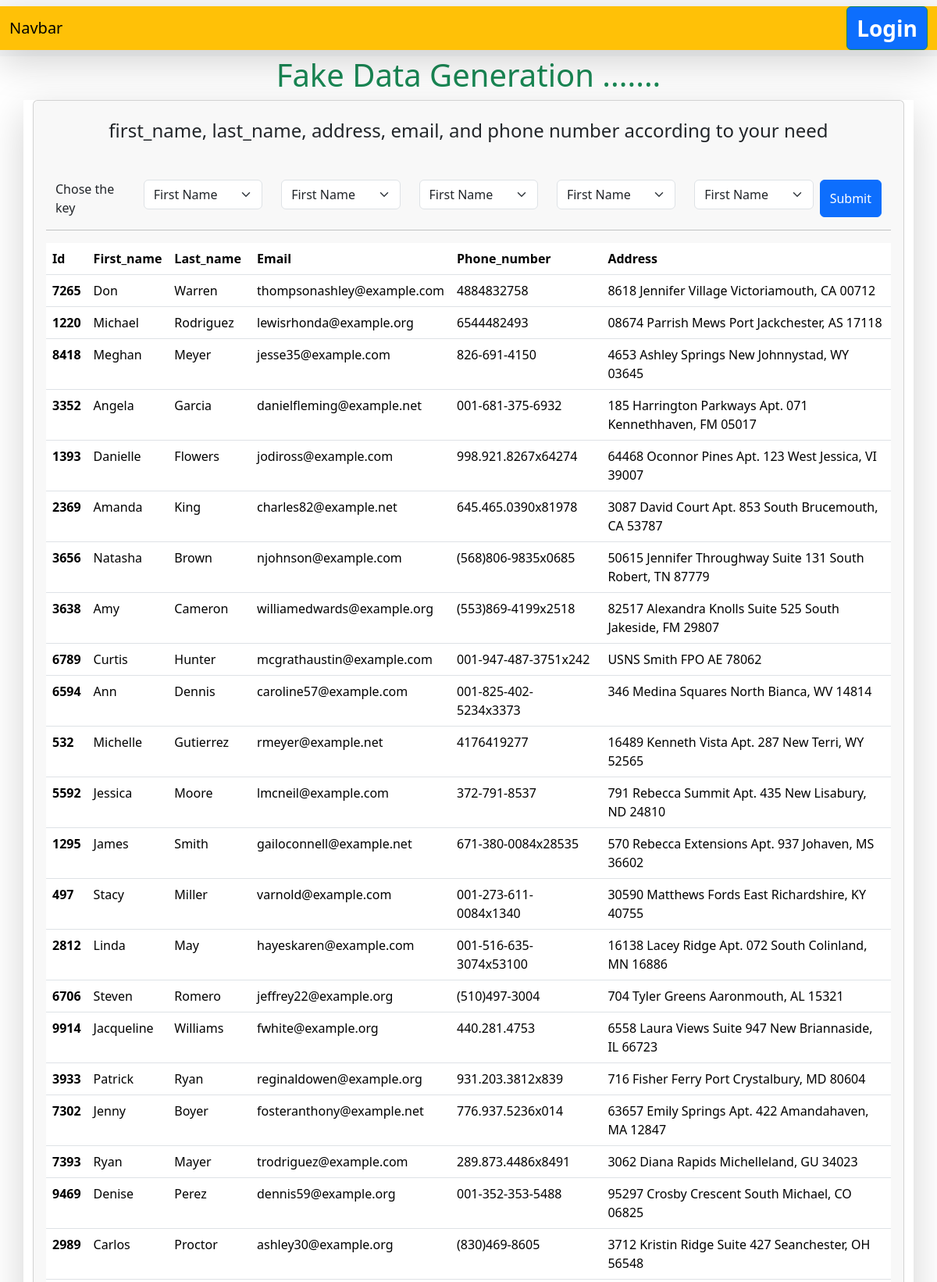
The app's page /fake/ (upper part) with its own data.
### fakedata/models.py (models this page shows)
class fakedata(models.Model):
    unique_id = models.IntegerField(unique=True)
    first_name = models.CharField(max_length=30)
    last_name = models.CharField(max_length=30)
    email = models.EmailField(unique=True)
    phone = models.CharField(max_length=20)
    address = models.TextField()
    def __str__(self):
        return self.first_name

### fakedata/views.py (the view)
# urls.py: path('fake/', fakedatageneration, name='fake'),
def fakedatageneration(request):
    get_all_data = fakedata.objects.all()
    print(get_all_data)
    return render(request, 'fake.html', {'data': get_all_data})

### fakedata/templatetags/custom_tags.py (called while the page is built)
@register.filter(name='times')
def times(number):
    return range(number)

### fakedata/templates/fake.html (shortened to what this page needs)
{% extends 'samecode.html' %} {%load custom_tags %} {% block start %}
<h1 class="text-center text-success">Fake Data Generation .......</h1>
<div class="container shadow-lg">
    <div class="row">
        <div class="col-md-12">
            <div class="card">
                <div class="card-header">
                    <h4 class="card-title m-3 text-center">
                        first_name, last_name, address, email, and phone number
                        according to your need
                    </h4>
                    <form class="form" method="POST" action="{% url 'fake' %}">
                        <div class="container mt-5">
                            <div class="d-flex justify-content-start">
                                <label for="dropdawn">Chose the key</label>
                                {% for _ in 5|times %}
                                <div class="dropdown me-2 ms-3">
                                    <select
                                        class="form-select"
                                        name="option_key"
                                        id="option_key"
                                    >
                                        <option value="first_name">
                                            First Name
                                        </option>
                                    </select>
                                </div>
                                {% endfor %}
                                <button class="btn btn-primary" type="submit">
                                    Submit
                                </button>
                            </div>
                        </div>
                        <hr />
                        <table class="table">
                            <thead>
                                <tr>
                                    <th scope="col">Id</th>
                                    <th scope="col">First_name</th>
                                    <th scope="col">Last_name</th>
                                    <th scope="col">Email</th>
                                    <th scope="col">Phone_number</th>
                                    <th scope="col">Address</th>
                                </tr>
                            </thead>
                            {% for data_fake in data %}
                            <tbody>
                                <tr>
                                    <th scope="row">{{data_fake.unique_id}}</th>
                                    <td>{{data_fake.first_name}}</td>
                                    <td>{{data_fake.last_name}}</td>
                                    <td>{{data_fake.email}}</td>
                                    <td>{{data_fake.phone}}</td>
                                    <td>{{data_fake.address}}</td>
                                </tr>
                            </tbody>
                            {% endfor %}
                        </table>
                    </form>
                </div>
            </div>
        </div>
    </div>
</div>
{% endblock %}

### home/templates/samecode.html (shortened to what this page needs)
{% load static %}
<!doctype html>
<html>
    <head>
        <link
            href="https://cdn.jsdelivr.net/npm/bootstrap@5.3.3/dist/css/bootstrap.min.css"
            rel="stylesheet"
        />
        <link rel="stylesheet" href="{% static 'css/style.css' %}" />
    </head>
    <body>
        <nav class="navbar bg-body-tertiary ">
          <div class="container-fluid bg-warning shadow-lg">
            <a class="navbar-brand">Navbar</a>
            <form class="d-flex" role="search">
                {% if not request.user.is_authenticated %}
              <a href="/login/" class="btn btn-outline-success fs-3 bg-primary text-white fw-bold
                  " type="submit">Login</a>
              {% else %}
                <a href="/logout/" class="btn btn-outline-success fs-3 bg-primary text-white fw-bold
                    " type="submit">Logout</a>
                {% endif %}
            </form>
          </div>
        </nav>
       {% block start %}
       {% endblock %}
    </body>
</html>

### records on screen
fakedata: unique_id "7265", first_name "Don", last_name "Warren", email "thompsonashley@example.com", phone "4884832758", address "8618 Jennifer Village Victoriamouth, CA 00712"
fakedata: unique_id "1220", first_name "Michael", last_name "Rodriguez", email "lewisrhonda@example.org", phone "6544482493", address "08674 Parrish Mews Port Jackchester, AS 17118"
fakedata: unique_id "8418", first_name "Meghan", last_name "Meyer", email "jesse35@example.com", phone "826-691-4150", address "4653 Ashley Springs New Johnnystad, WY 03645"
fakedata: unique_id "3352", first_name "Angela", last_name "Garcia", email "danielfleming@example.net", phone "001-681-375-6932", address "185 Harrington Parkways Apt. 071 Kennethhaven, FM 05017"
fakedata: unique_id "1393", first_name "Danielle", last_name "Flowers", email "jodiross@example.com", phone "998.921.8267x64274", address "64468 Oconnor Pines Apt. 123 West Jessica, VI 39007"
fakedata: unique_id "2369", first_name "Amanda", last_name "King", email "charles82@example.net", phone "645.465.0390x81978", address "3087 David Court Apt. 853 South Brucemouth, CA 53787"
fakedata: unique_id "3656", first_name "Natasha", last_name "Brown", email "njohnson@example.com", phone "(568)806-9835x0685", address "50615 Jennifer Throughway Suite 131 South Robert, TN 87779"
fakedata: unique_id "3638", first_name "Amy", last_name "Cameron", email "williamedwards@example.org", phone "(553)869-4199x2518", address "82517 Alexandra Knolls Suite 525 South Jakeside, FM 29807"
fakedata: unique_id "6789", first_name "Curtis", last_name "Hunter", email "mcgrathaustin@example.com", phone "001-947-487-3751x242", address "USNS Smith FPO AE 78062"
fakedata: unique_id "6594", first_name "Ann", last_name "Dennis", email "caroline57@example.com", phone "001-825-402-5234x3373", address "346 Medina Squares North Bianca, WV 14814"
fakedata: unique_id "532", first_name "Michelle", last_name "Gutierrez", email "rmeyer@example.net", phone "4176419277", address "16489 Kenneth Vista Apt. 287 New Terri, WY 52565"
fakedata: unique_id "5592", first_name "Jessica", last_name "Moore", email "lmcneil@example.com", phone "372-791-8537", address "791 Rebecca Summit Apt. 435 New Lisabury, ND 24810"
fakedata: unique_id "1295", first_name "James", last_name "Smith", email "gailoconnell@example.net", phone "671-380-0084x28535", address "570 Rebecca Extensions Apt. 937 Johaven, MS 36602"
fakedata: unique_id "497", first_name "Stacy", last_name "Miller", email "varnold@example.com", phone "001-273-611-0084x1340", address "30590 Matthews Fords East Richardshire, KY 40755"
fakedata: unique_id "2812", first_name "Linda", last_name "May", email "hayeskaren@example.com", phone "001-516-635-3074x53100", address "16138 Lacey Ridge Apt. 072 South Colinland, MN 16886"
fakedata: unique_id "6706", first_name "Steven", last_name "Romero", email "jeffrey22@example.org", phone "(510)497-3004", address "704 Tyler Greens Aaronmouth, AL 15321"
fakedata: unique_id "9914", first_name "Jacqueline", last_name "Williams", email "fwhite@example.org", phone "440.281.4753", address "6558 Laura Views Suite 947 New Briannaside, IL 66723"
fakedata: unique_id "3933", first_name "Patrick", last_name "Ryan", email "reginaldowen@example.org", phone "931.203.3812x839", address "716 Fisher Ferry Port Crystalbury, MD 80604"
fakedata: unique_id "7302", first_name "Jenny", last_name "Boyer", email "fosteranthony@example.net", phone "776.937.5236x014", address "63657 Emily Springs Apt. 422 Amandahaven, MA 12847"
fakedata: unique_id "7393", first_name "Ryan", last_name "Mayer", email "trodriguez@example.com", phone "289.873.4486x8491", address "3062 Diana Rapids Michelleland, GU 34023"
fakedata: unique_id "9469", first_name "Denise", last_name "Perez", email "dennis59@example.org", phone "001-352-353-5488", address "95297 Crosby Crescent South Michael, CO 06825"
fakedata: unique_id "2989", first_name "Carlos", last_name "Proctor", email "ashley30@example.org", phone "(830)469-8605", address "3712 Kristin Ridge Suite 427 Seanchester, OH 56548"
